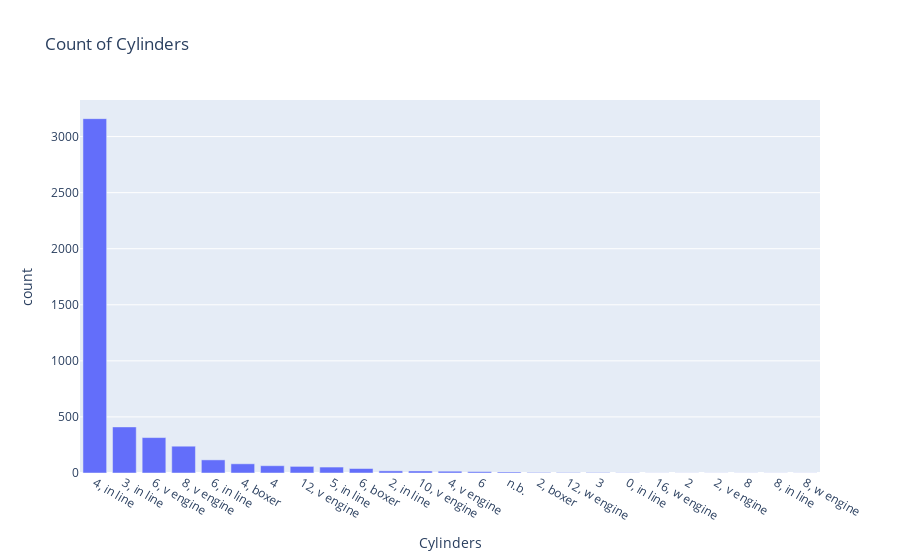

The notebook cell saved with this chart:
### Code cell
graph_number('Cylinders')

### Figure 1 — Plotly figure (JSON) as saved in the notebook; plotly's stock layout.template omitted (floating-point values rounded to 4 significant figures)
{"data": [{"alignmentgroup": "True", "hovertemplate": "variable=0<br>Cylinders=%{x}<br>count=%{y}<extra></extra>", "legendgroup": "0", "marker": {"color": "#636efa", "pattern": {"shape": ""}}, "name": "0", "offsetgroup": "0", "orientation": "v", "showlegend": true, "textposition": "auto", "type": "bar", "x": ["0, in line", "10, v engine", "12, v engine", "12, w engine", "16, w engine", "2", "2, boxer", "2, in line", "2, v engine", "3", "3, in line", "4", "4, boxer", "4, in line", "4, v engine", "5, in line", "6", "6, boxer", "6, in line", "6, v engine", "8", "8, in line", "8, v engine", "8, w engine", "n.b."], "xaxis": "x", "y": [2, 18, 59, 4, 1, 1, 5, 19, 1, 4, 411, 65, 82, 3160, 16, 53, 12, 40, 117, 316, 1, 1, 239, 1, 9], "yaxis": "y"}], "layout": {"barmode": "relative", "legend": {"title": {"text": "variable"}, "tracegroupgap": 0}, "showlegend": false, "title": {"text": "Count of Cylinders"}, "xaxis": {"anchor": "y", "categoryorder": "total descending", "domain": [0, 1], "title": {"text": "Cylinders"}}, "yaxis": {"anchor": "x", "domain": [0, 1], "title": {"text": "count"}}}}
